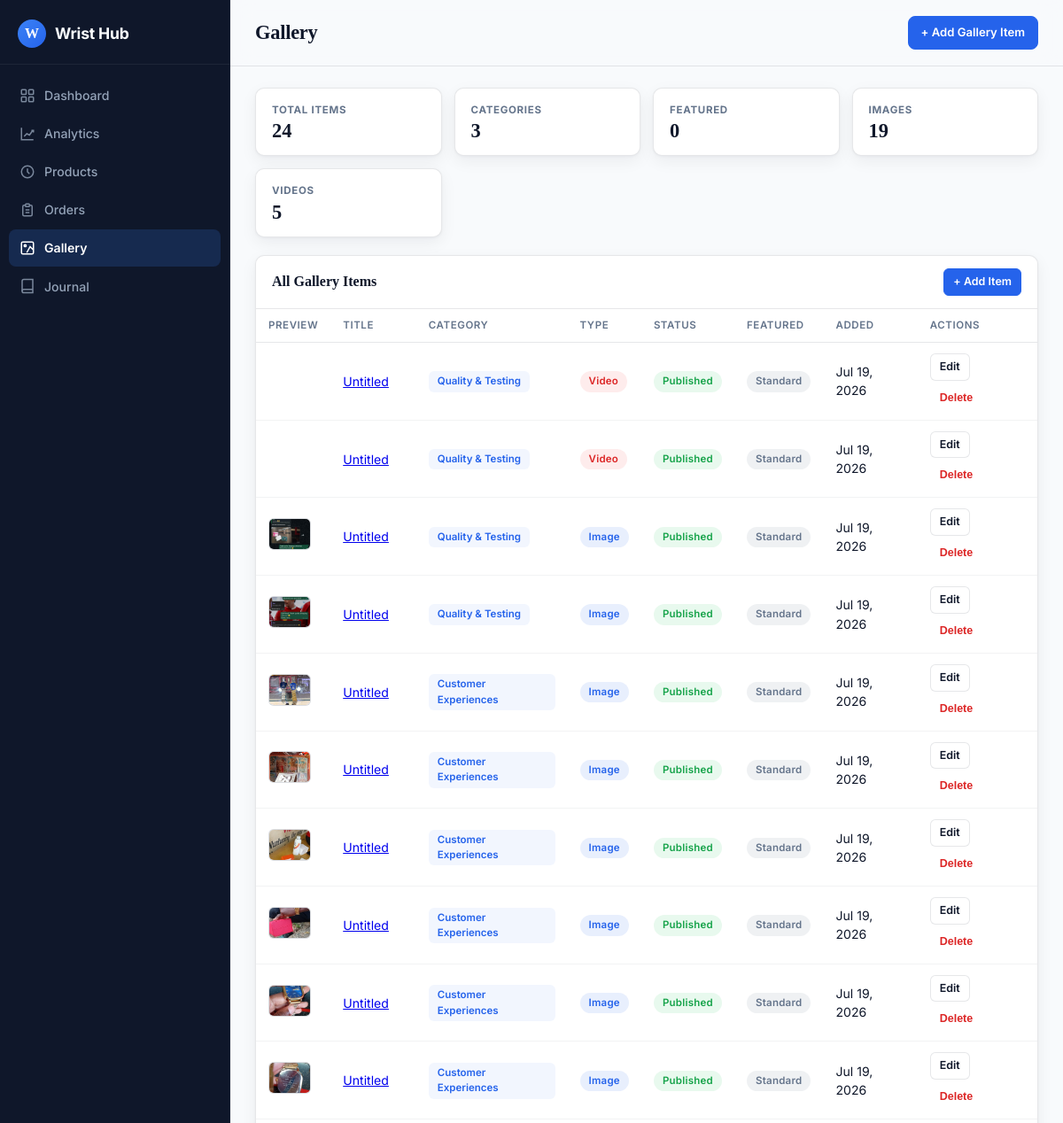
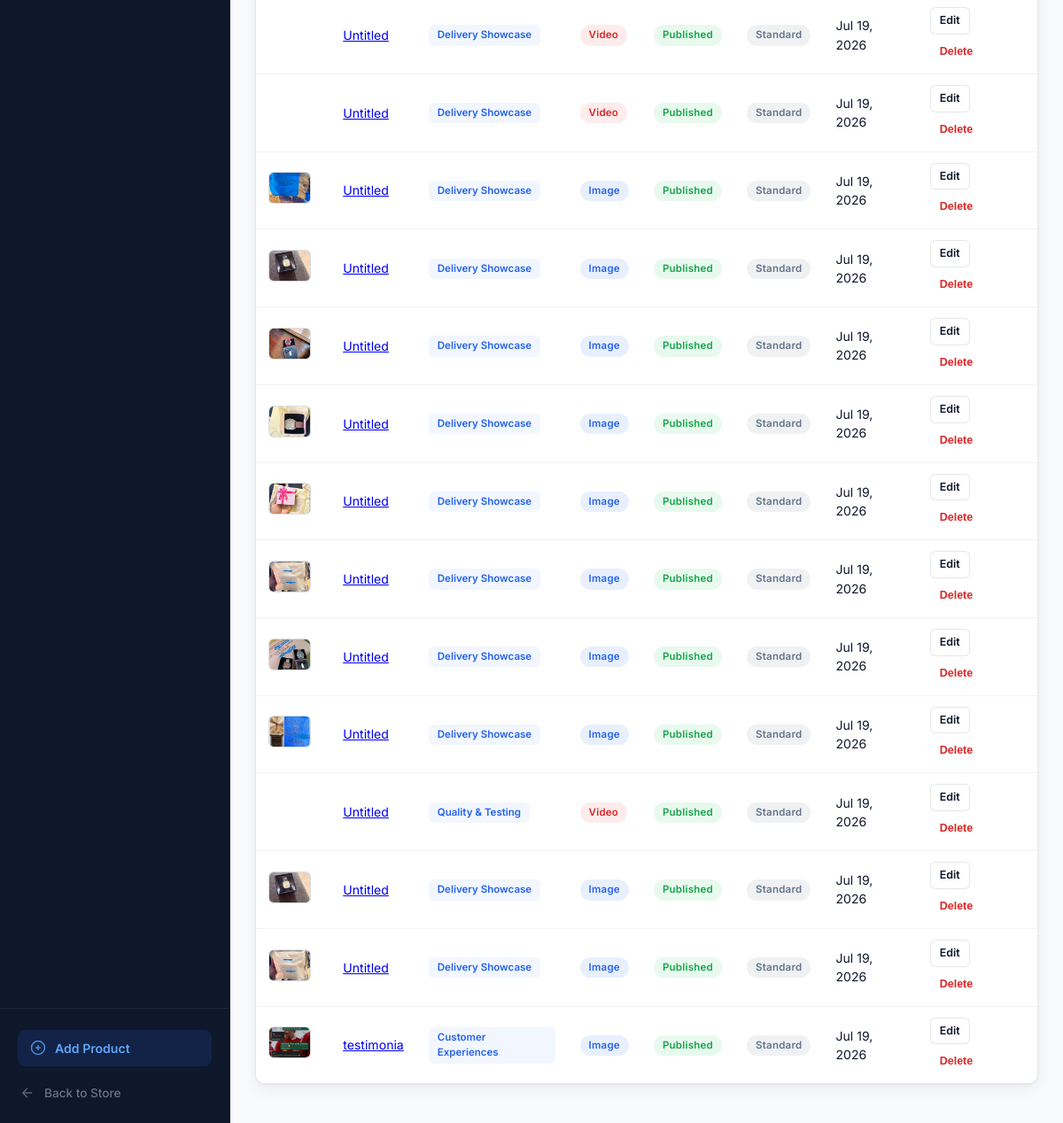
The app's page /panel/gallery/ with its own data (2 pictures, top to bottom).
### wshop/models.py (models this page shows, shortened)
class GalleryItem(models.Model):
    MEDIA_TYPE_CHOICES = [
        ("image", "Image"),
        ("video", "Video"),
    ]
    title = models.CharField(max_length=200, blank=True, default="")
    slug = models.SlugField(max_length=220, unique=True, blank=True, default="")
    category = models.ForeignKey(GalleryCategory, on_delete=models.CASCADE, related_name="items")
    media_type = models.CharField(max_length=10, choices=MEDIA_TYPE_CHOICES, default="image")
    image = models.ImageField(upload_to="gallery/images/", blank=True, null=True)
    video_file = models.FileField(upload_to="gallery/videos/", blank=True, null=True)
    video_url = models.URLField(blank=True, help_text="YouTube/Vimeo/MP4 link")
    caption = models.TextField(blank=True)
    is_published = models.BooleanField(default=True)
    is_featured = models.BooleanField(default=False)
    created_at = models.DateTimeField(auto_now_add=True)
    updated_at = models.DateTimeField(auto_now=True)
    class Meta:
        ordering = ["-is_featured", "-created_at"]

class GalleryCategory(models.Model):
    slug = models.SlugField(max_length=50, unique=True)
    name = models.CharField(max_length=120)
    description = models.TextField(blank=True)
    is_active = models.BooleanField(default=True)
    created_at = models.DateTimeField(auto_now_add=True)
    class Meta:
        ordering = ["name"]
        verbose_name_plural = "Gallery Categories"

### wshop/views_admin.py (the view)
# urls.py: path("panel/gallery/", views_admin.admin_gallery, name="panel-gallery"),
def admin_gallery(request):
    categories = GalleryCategory.objects.all().order_by("name")
    category_filter = request.GET.get("category", "").strip()
    media_filter = request.GET.get("media", "").strip()
    items = GalleryItem.objects.select_related("category").order_by("-is_featured", "-created_at")
    if category_filter:
        items = items.filter(category__slug=category_filter)
    if media_filter:
        items = items.filter(media_type=media_filter)
    total_items = GalleryItem.objects.count()
    total_categories = GalleryCategory.objects.count()
    featured_count = GalleryItem.objects.filter(is_featured=True).count()
    image_count = GalleryItem.objects.filter(media_type="image").count()
    video_count = GalleryItem.objects.filter(media_type="video").count()
    context = {
        "items": items,
        "categories": categories,
        "category_filter": category_filter,
        "media_filter": media_filter,
        "total_items": total_items,
        "total_categories": total_categories,
        "featured_count": featured_count,
        "image_count": image_count,
        "video_count": video_count,
        "dashboard_title": "Gallery",
        "gallery_active": True,
    }
    return render(request, "panel/gallery.html", context)

### wshop/analytics.py (called while the page is built)
def should_track_request(request):
    if request.path.startswith(("/admin/", "/panel/", "/static/", "/media/")):
        return False
    if request.path in {"/cart/count/"}:
        return False
    if request.method not in {"GET", "POST"}:
        return False
    return True

### wshop/templates/panel/gallery.html (shortened to what this page needs)
{% extends "panel/base.html" %}
{% block content %}
<div class="stats-row">
    <div class="stat-card">
        <span class="stat-label">Total Items</span>
        <span class="stat-value">{{ total_items }}</span>
    </div>
    <div class="stat-card">
        <span class="stat-label">Categories</span>
        <span class="stat-value">{{ total_categories }}</span>
    </div>
    <div class="stat-card">
        <span class="stat-label">Featured</span>
        <span class="stat-value">{{ featured_count }}</span>
    </div>
    <div class="stat-card">
        <span class="stat-label">Images</span>
        <span class="stat-value">{{ image_count }}</span>
    </div>
    <div class="stat-card">
        <span class="stat-label">Videos</span>
        <span class="stat-value">{{ video_count }}</span>
    </div>
</div>
<div class="card">
    <div class="card-header">
        <span class="card-title">All Gallery Items</span>
        <a href="{% url 'panel-gallery-add' %}" class="btn btn-primary btn-sm">+ Add Item</a>
    </div>
    <div class="card-body">
        <div class="table-wrap">
            <table>
                <thead>
                    <tr>
                        <th>Preview</th>
                        <th>Title</th>
                        <th>Category</th>
                        <th>Type</th>
                        <th>Status</th>
                        <th>Featured</th>
                        <th>Added</th>
                        <th>Actions</th>
                    </tr>
                </thead>
                <tbody>
                    {% for item in items %}
                    <tr>
                        <td>
                            {% if item.media_type == "video" %}
                                {% if item.video_file %}
                                    <video src="{{ item.video_file.url }}" muted style="width:48px;height:36px;object-fit:cover;border-radius:6px;"></video>
                                {% elif item.video_url %}
                                    <div class="gallery-thumb-placeholder">VID</div>
                                {% else %}
                                    <div class="gallery-thumb-placeholder">---</div>
                                {% endif %}
                            {% elif item.image %}
                                <img class="gallery-thumb" src="{{ item.image.url }}" alt="{{ item.title }}">
                            {% else %}
                                <div class="gallery-thumb-placeholder">---</div>
                            {% endif %}
                        </td>
                        <td>
                            <a href="{% url 'panel-gallery-edit' slug=item.slug %}" class="product-name">{{ item.title|default:"Untitled" }}</a>
                        </td>
                        <td>
                            <a href="{% url 'panel-gallery' %}?category={{ item.category.slug }}" class="category-tag">{{ item.category.name }}</a>
                        </td>
                        <td>
                            <span class="media-type-badge {% if item.media_type == 'image' %}media-type-image{% else %}media-type-video{% endif %}">
                                {{ item.get_media_type_display }}
                            </span>
                        </td>
                        <td>
                            {% if item.is_published %}
                                <span class="badge badge-success">Published</span>
                            {% else %}
                                <span class="badge badge-default">Hidden</span>
                            {% endif %}
                        </td>
                        <td>
                            {% if item.is_featured %}
                                <span class="badge badge-warning">Featured</span>
                            {% else %}
                                <span class="badge badge-default">Standard</span>
                            {% endif %}
                        </td>
                        <td>{{ item.created_at|date:"M d, Y" }}</td>
                        <td>
                            <div class="actions-cell">
                                <a href="{% url 'panel-gallery-edit' slug=item.slug %}" class="btn btn-secondary btn-sm">Edit</a>
                                <form method="post" action="{% url 'panel-gallery-delete' slug=item.slug %}" style="display:inline;" onsubmit="return confirm('Delete this gallery item?');">
                                    <button type="submit" class="btn btn-ghost btn-sm" style="color:#dc2626;">Delete</button>
                                </form>
                            </div>
                        </td>
                    </tr>
                    {% endfor %}
                </tbody>
            </table>
        </div>
    </div>
</div>
{% endblock %}

### wshop/static/css/admin.css (style rules this page uses)
:root { --bg: #f8fafc; --surface: #ffffff; --sidebar: #0f172a; --sidebar-hover: rgba(255,255,255,0.06); --sidebar-active: rgba(59,130,246,0.18); --ink: #0f172a; --muted: #64748b; --line: rgba(15,23,42,0.1); --shadow: 0 1px 3px rgba(15,23,42,0.04), 0 6px 18px rgba(15,23,42,0.06); --radius: 10px; --blue: #2563eb; --blue-soft: rgba(37,99,235,0.1); --green: #16a34a; --amber: #d97706; --red: #dc2626; --rose: #e11d48; }
* { box-sizing: border-box; margin: 0; padding: 0; }
body { font-family: 'Inter', -apple-system, BlinkMacSystemFont, 'Segoe UI', sans-serif; background: var(--bg); color: var(--ink); line-height: 1.5; min-height: 100vh; }
.django-admin-link, .btn { display: inline-flex; align-items: center; justify-content: center; gap: 6px; padding: 8px 14px; border-radius: 8px; font-size: 0.82rem; font-weight: 600; text-decoration: none; border: 1px solid transparent; cursor: pointer; transition: all 140ms ease; white-space: nowrap; }
.btn-primary { color: #ffffff; background: var(--blue); border-color: var(--blue); }
.btn-secondary { color: var(--ink); background: var(--surface); border-color: var(--line); }
.stat-card { background: var(--surface); border: 1px solid var(--line); border-radius: var(--radius); padding: 20px; box-shadow: var(--shadow); display: flex; flex-direction: column; gap: 6px; }
.stat-label { font-size: 0.78rem; font-weight: 600; text-transform: uppercase; letter-spacing: 0.06em; color: var(--muted); }
.stat-value { font-family: Georgia, 'Times New Roman', serif; font-size: 2rem; font-weight: 600; color: var(--ink); line-height: 1; }
.card { background: var(--surface); border: 1px solid var(--line); border-radius: var(--radius); box-shadow: var(--shadow); margin-bottom: 20px; overflow: hidden; }
.card-header { display: flex; align-items: center; justify-content: space-between; gap: 12px; padding: 16px 20px; border-bottom: 1px solid var(--line); }
.card-title { font-family: Georgia, 'Times New Roman', serif; font-size: 1.05rem; font-weight: 600; color: var(--ink); }
.card-body { padding: 16px 20px; }
.table-wrap { overflow-x: auto; }
table { width: 100%; border-collapse: collapse; font-size: 0.88rem; }
th { text-align: left; padding: 10px 12px; font-weight: 600; color: var(--muted); font-size: 0.75rem; text-transform: uppercase; letter-spacing: 0.05em; border-bottom: 1px solid var(--line); white-space: nowrap; }
td { padding: 11px 12px; border-bottom: 1px solid rgba(15,23,42,0.05); color: var(--ink); vertical-align: middle; }
tr:last-child td { border-bottom: 0; }
.badge { display: inline-flex; align-items: center; padding: 3px 10px; border-radius: 999px; font-size: 0.72rem; font-weight: 600; letter-spacing: 0.02em; }
.badge-success { background: rgba(22,163,74,0.1); color: #15803d; }
.badge-default { background: rgba(100,116,139,0.1); color: #475569; }

### records on screen
GalleryItem: title "Untitled", category.name "Quality & Testing", media_type "Video", is_published "Published", is_featured "Standard", created_at "Jul 19, 2026"
GalleryItem: title "Untitled", category.name "Quality & Testing", media_type "Video", is_published "Published", is_featured "Standard", created_at "Jul 19, 2026"
GalleryItem: image (picture), title "Untitled", category.name "Quality & Testing", media_type "Image", is_published "Published", is_featured "Standard", created_at "Jul 19, 2026"
GalleryItem: image (picture), title "Untitled", category.name "Quality & Testing", media_type "Image", is_published "Published", is_featured "Standard", created_at "Jul 19, 2026"
GalleryItem: image (picture), title "Untitled", category.name "Customer Experiences", media_type "Image", is_published "Published", is_featured "Standard", created_at "Jul 19, 2026"
GalleryItem: image (picture), title "Untitled", category.name "Customer Experiences", media_type "Image", is_published "Published", is_featured "Standard", created_at "Jul 19, 2026"
GalleryItem: image (picture), title "Untitled", category.name "Customer Experiences", media_type "Image", is_published "Published", is_featured "Standard", created_at "Jul 19, 2026"
GalleryItem: image (picture), title "Untitled", category.name "Customer Experiences", media_type "Image", is_published "Published", is_featured "Standard", created_at "Jul 19, 2026"
GalleryItem: image (picture), title "Untitled", category.name "Customer Experiences", media_type "Image", is_published "Published", is_featured "Standard", created_at "Jul 19, 2026"
GalleryItem: image (picture), title "Untitled", category.name "Customer Experiences", media_type "Image", is_published "Published", is_featured "Standard", created_at "Jul 19, 2026"
GalleryItem: title "Untitled", category.name "Delivery Showcase", media_type "Video", is_published "Published", is_featured "Standard", created_at "Jul 19, 2026"
GalleryItem: title "Untitled", category.name "Delivery Showcase", media_type "Video", is_published "Published", is_featured "Standard", created_at "Jul 19, 2026"
GalleryItem: image (picture), title "Untitled", category.name "Delivery Showcase", media_type "Image", is_published "Published", is_featured "Standard", created_at "Jul 19, 2026"
GalleryItem: image (picture), title "Untitled", category.name "Delivery Showcase", media_type "Image", is_published "Published", is_featured "Standard", created_at "Jul 19, 2026"
GalleryItem: image (picture), title "Untitled", category.name "Delivery Showcase", media_type "Image", is_published "Published", is_featured "Standard", created_at "Jul 19, 2026"
GalleryItem: image (picture), title "Untitled", category.name "Delivery Showcase", media_type "Image", is_published "Published", is_featured "Standard", created_at "Jul 19, 2026"
GalleryItem: image (picture), title "Untitled", category.name "Delivery Showcase", media_type "Image", is_published "Published", is_featured "Standard", created_at "Jul 19, 2026"
GalleryItem: image (picture), title "Untitled", category.name "Delivery Showcase", media_type "Image", is_published "Published", is_featured "Standard", created_at "Jul 19, 2026"
GalleryItem: image (picture), title "Untitled", category.name "Delivery Showcase", media_type "Image", is_published "Published", is_featured "Standard", created_at "Jul 19, 2026"
GalleryItem: image (picture), title "Untitled", category.name "Delivery Showcase", media_type "Image", is_published "Published", is_featured "Standard", created_at "Jul 19, 2026"
GalleryItem: title "Untitled", category.name "Quality & Testing", media_type "Video", is_published "Published", is_featured "Standard", created_at "Jul 19, 2026"
GalleryItem: image (picture), title "Untitled", category.name "Delivery Showcase", media_type "Image", is_published "Published", is_featured "Standard", created_at "Jul 19, 2026"
GalleryItem: image (picture), title "Untitled", category.name "Delivery Showcase", media_type "Image", is_published "Published", is_featured "Standard", created_at "Jul 19, 2026"
GalleryItem: image (picture), title "testimonia", category.name "Customer Experiences", media_type "Image", is_published "Published", is_featured "Standard", created_at "Jul 19, 2026"

### other values on screen
{{ dashboard_title }} "Gallery"
{{ total_items }} "24"
{{ total_categories }} "3"
{{ featured_count }} "0"
{{ image_count }} "19"
{{ video_count }} "5"
